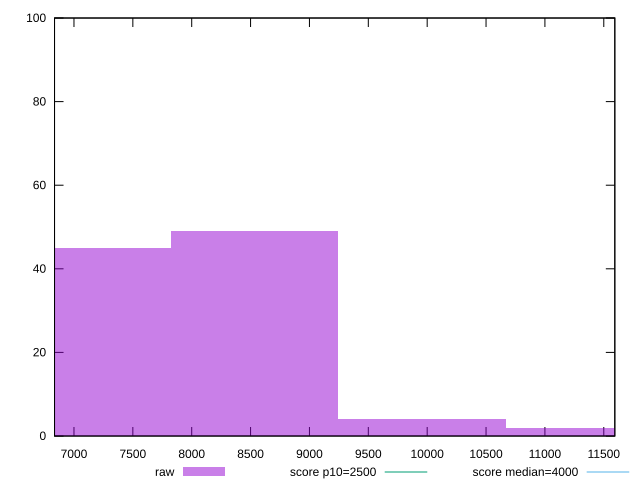

Write the gnuplot code that produced this figure.
reset

$raw <<EOF
9956.60383346052 4
8534.231857251874 49
7111.859881043229 45
11378.975809669166 2
EOF

set key outside below
set boxwidth 1422.3719762086457
set xrange [6834.8825:11593.774000000003]
set yrange [0:100]
set trange [0:100]
set style fill transparent solid 0.5 noborder

set parametric
set terminal svg size 640, 490 enhanced background rgb 'white'
set output "report_00015_2021-02-09T16-11-33.973Z/largest-contentful-paint/samples/pages+cached+noadtech+nomedia/raw/histogram.svg"

plot $raw title "raw" with boxes, \
     2500,t title "score p10=2500", \
     4000,t title "score median=4000"

reset
